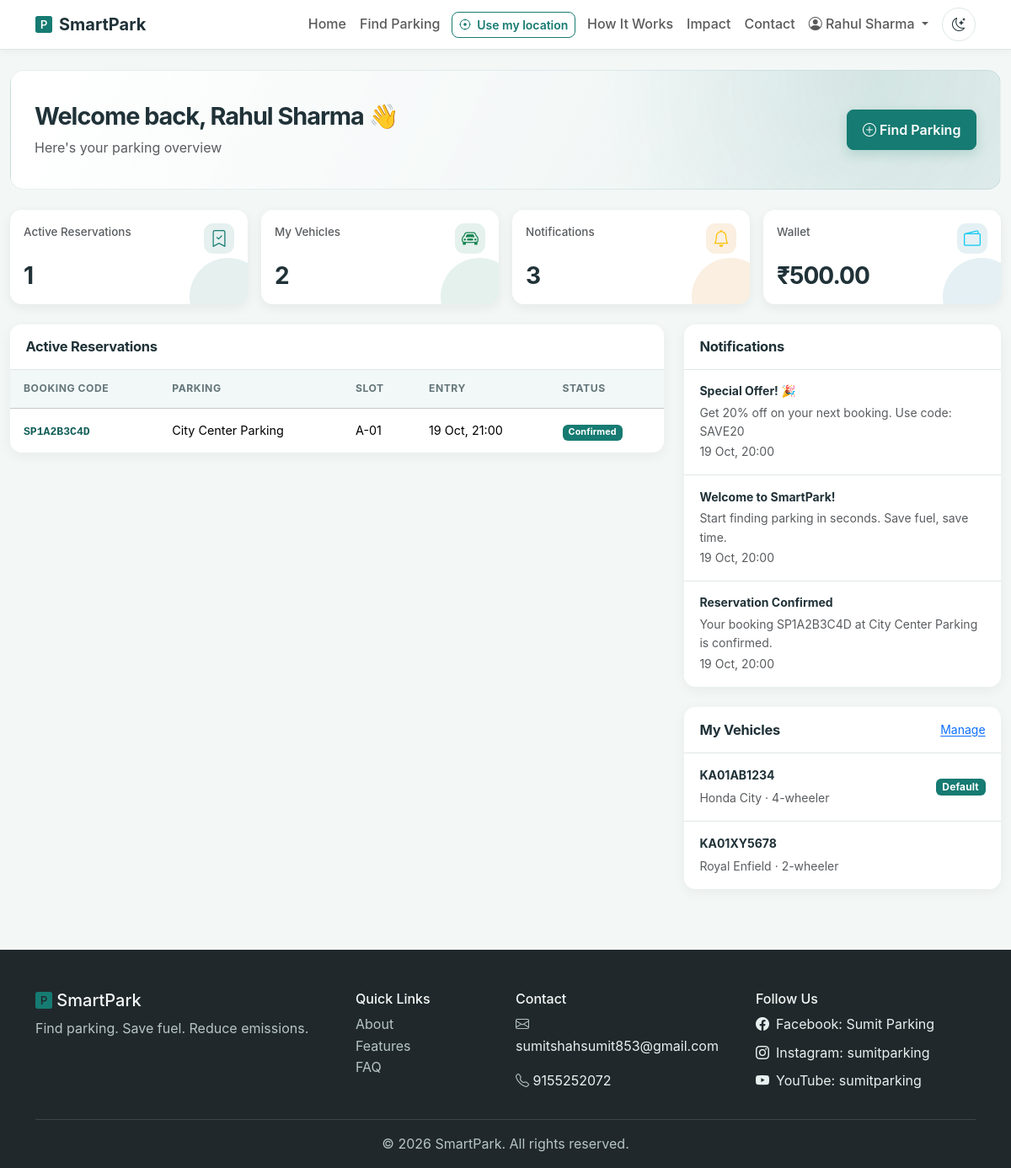
The page /user/dashboard.php (signed in) on the database its author committed.
### tables this page shows
CREATE TABLE reservations (
    id INT AUTO_INCREMENT PRIMARY KEY,
    user_id INT NOT NULL,
    parking_id INT NOT NULL,
    slot_id INT NOT NULL,
    vehicle_id INT NOT NULL,
    booking_code VARCHAR(30) UNIQUE NOT NULL,
    qr_code VARCHAR(500) DEFAULT NULL,
    entry_time DATETIME NOT NULL,
    expected_exit_time DATETIME NOT NULL,
    actual_entry_time DATETIME DEFAULT NULL,
    actual_exit_time DATETIME DEFAULT NULL,
    duration_hours DECIMAL(5,2) DEFAULT NULL,
    amount DECIMAL(10,2) DEFAULT 0.00,
    tax DECIMAL(10,2) DEFAULT 0.00,
    discount DECIMAL(10,2) DEFAULT 0.00,
    total_amount DECIMAL(10,2) DEFAULT 0.00,
    status ENUM('pending','confirmed','active','completed','cancelled','expired','no-show') 
           DEFAULT 'pending',
    cancellation_reason VARCHAR(255) DEFAULT NULL,
    notes TEXT DEFAULT NULL,
    created_at TIMESTAMP DEFAULT CURRENT_TIMESTAMP,
    updated_at TIMESTAMP DEFAULT CURRENT_TIMESTAMP ON UPDATE CURRENT_TIMESTAMP,
    FOREIGN KEY (user_id) REFERENCES users(id) ON DELETE CASCADE,
    FOREIGN KEY (parking_id) REFERENCES parking_locations(id),
    FOREIGN KEY (slot_id) REFERENCES parking_slots(id),
    FOREIGN KEY (vehicle_id) REFERENCES vehicles(id),
    INDEX idx_user_status (user_id, status),
    INDEX idx_booking_code (booking_code),
    INDEX idx_entry_time (entry_time),
    INDEX idx_status (status),
    INDEX idx_parking (parking_id)
);

CREATE TABLE parking_locations (
    id INT AUTO_INCREMENT PRIMARY KEY,
    name VARCHAR(150) NOT NULL,
    address TEXT,
    area VARCHAR(100) DEFAULT NULL,
    city VARCHAR(100) DEFAULT 'Bangalore',
    landmark VARCHAR(150) DEFAULT NULL,
    pincode VARCHAR(10) DEFAULT NULL,
    latitude DECIMAL(10,8) NOT NULL,
    longitude DECIMAL(11,8) NOT NULL,
    total_slots INT DEFAULT 0,
    price_per_hour DECIMAL(8,2) NOT NULL DEFAULT 30.00,
    opening_time TIME DEFAULT '00:00:00',
    closing_time TIME DEFAULT '23:59:59',
    is_24_7 TINYINT(1) DEFAULT 0,
    has_covered TINYINT(1) DEFAULT 0,
    has_ev_charging TINYINT(1) DEFAULT 0,
    has_accessible TINYINT(1) DEFAULT 0,
    has_cctv TINYINT(1) DEFAULT 1,
    has_security TINYINT(1) DEFAULT 1,
    facilities JSON DEFAULT NULL,
    images JSON DEFAULT NULL,
    rating DECIMAL(3,2) DEFAULT 0.00,
    total_reviews INT DEFAULT 0,
    is_active TINYINT(1) DEFAULT 1,
    created_by INT DEFAULT NULL,
    created_at TIMESTAMP DEFAULT CURRENT_TIMESTAMP,
    updated_at TIMESTAMP DEFAULT CURRENT_TIMESTAMP ON UPDATE CURRENT_TIMESTAMP,
    INDEX idx_location (latitude, longitude),
    INDEX idx_area (area),
    INDEX idx_active (is_active),
    INDEX idx_price (price_per_hour),
    FULLTEXT idx_search (name, address, area, landmark)
);

CREATE TABLE parking_slots (
    id INT AUTO_INCREMENT PRIMARY KEY,
    parking_id INT NOT NULL,
    slot_number VARCHAR(20) NOT NULL,
    slot_type ENUM('2-wheeler','4-wheeler','EV','accessible') DEFAULT '4-wheeler',
    status ENUM('available','occupied','reserved','maintenance') DEFAULT 'available',
    floor VARCHAR(10) DEFAULT 'G',
    zone VARCHAR(20) DEFAULT NULL,
    sensor_id VARCHAR(50) DEFAULT NULL,
    hourly_rate DECIMAL(8,2) DEFAULT NULL,
    notes VARCHAR(255) DEFAULT NULL,
    last_updated TIMESTAMP DEFAULT CURRENT_TIMESTAMP ON UPDATE CURRENT_TIMESTAMP,
    created_at TIMESTAMP DEFAULT CURRENT_TIMESTAMP,
    FOREIGN KEY (parking_id) REFERENCES parking_locations(id) ON DELETE CASCADE,
    UNIQUE KEY uniq_parking_slot (parking_id, slot_number),
    INDEX idx_parking_status (parking_id, status),
    INDEX idx_slot_type (slot_type),
    INDEX idx_sensor (sensor_id)
);

CREATE TABLE notifications (
    id INT AUTO_INCREMENT PRIMARY KEY,
    user_id INT NOT NULL,
    title VARCHAR(150) NOT NULL,
    message TEXT NOT NULL,
    type ENUM('reservation','payment','reminder','promo','system',
              'cancellation','availability','expiry') DEFAULT 'system',
    priority ENUM('low','normal','high') DEFAULT 'normal',
    is_read TINYINT(1) DEFAULT 0,
    read_at DATETIME DEFAULT NULL,
    link VARCHAR(255) DEFAULT NULL,
    icon VARCHAR(50) DEFAULT NULL,
    created_at TIMESTAMP DEFAULT CURRENT_TIMESTAMP,
    FOREIGN KEY (user_id) REFERENCES users(id) ON DELETE CASCADE,
    INDEX idx_user_read (user_id, is_read),
    INDEX idx_type (type),
    INDEX idx_created (created_at)
);

CREATE TABLE vehicles (
    id INT AUTO_INCREMENT PRIMARY KEY,
    user_id INT NOT NULL,
    vehicle_number VARCHAR(30) NOT NULL,
    vehicle_type ENUM('2-wheeler','4-wheeler','EV') NOT NULL DEFAULT '4-wheeler',
    model VARCHAR(80) DEFAULT NULL,
    color VARCHAR(30) DEFAULT NULL,
    is_default TINYINT(1) DEFAULT 0,
    is_active TINYINT(1) DEFAULT 1,
    created_at TIMESTAMP DEFAULT CURRENT_TIMESTAMP,
    updated_at TIMESTAMP DEFAULT CURRENT_TIMESTAMP ON UPDATE CURRENT_TIMESTAMP,
    FOREIGN KEY (user_id) REFERENCES users(id) ON DELETE CASCADE,
    INDEX idx_user (user_id),
    INDEX idx_vehicle_number (vehicle_number),
    UNIQUE KEY uniq_user_vehicle (user_id, vehicle_number)
);

### user/dashboard.php (the view, shortened to what this page needs)
<?php
require_once __DIR__ . '/../includes/header.php';
require_once __DIR__ . '/../includes/navbar.php';
$pdo = (new Database())->connect();
$uid = $_SESSION['user_id'];
$vehicles = $pdo->prepare("SELECT * FROM vehicles WHERE user_id=?"); $vehicles->execute([$uid]); $vehicles = $vehicles->fetchAll();
$reservations = $pdo->prepare("SELECT r.*, p.name AS parking_name, s.slot_number FROM reservations r
    JOIN parking_locations p ON p.id=r.parking_id JOIN parking_slots s ON s.id=r.slot_id
    WHERE r.user_id=? AND r.status IN ('confirmed','active') ORDER BY r.entry_time DESC LIMIT 5");
$reservations->execute([$uid]); $reservations = $reservations->fetchAll();
$notifs = $pdo->prepare("SELECT * FROM notifications WHERE user_id=? AND is_read=0 ORDER BY created_at DESC LIMIT 5");
$notifs->execute([$uid]); $notifs = $notifs->fetchAll();
?>
<div class="container py-4 dashboard-page">
    <div class="d-flex justify-content-between mb-4 dashboard-welcome dashboard-welcome-panel">
        <div>
            <h3 class="fw-bold">Welcome back, <?= htmlspecialchars($_SESSION['user_name']) ?> 👋</h3>
            <p class="text-muted">Here's your parking overview</p>
        </div>
        <a href="find-parking.php" class="btn btn-primary align-self-center dashboard-find-btn"><i class="bi bi-plus-circle"></i> Find Parking</a>
    </div>
    <div class="row g-3 mb-4">
        <div class="col-6 col-md-3">
            <div class="card border-0 shadow-sm p-3 dashboard-stat dashboard-stat--reservations">
                <div class="d-flex justify-content-between"><small class="text-muted">Active Reservations</small><i class="bi bi-bookmark-check text-primary fs-5 dashboard-stat-icon"></i></div>
                <h3 class="fw-bold mb-0"><?= count($reservations) ?></h3>
            </div>
        </div>
        <div class="col-6 col-md-3">
            <div class="card border-0 shadow-sm p-3 dashboard-stat dashboard-stat--vehicles">
                <div class="d-flex justify-content-between"><small class="text-muted">My Vehicles</small><i class="bi bi-car-front text-success fs-5 dashboard-stat-icon"></i></div>
                <h3 class="fw-bold mb-0"><?= count($vehicles) ?></h3>
            </div>
        </div>
        <div class="col-6 col-md-3">
            <div class="card border-0 shadow-sm p-3 dashboard-stat dashboard-stat--notifications">
                <div class="d-flex justify-content-between"><small class="text-muted">Notifications</small><i class="bi bi-bell text-warning fs-5 dashboard-stat-icon"></i></div>
                <h3 class="fw-bold mb-0"><?= count($notifs) ?></h3>
            </div>
        </div>
        <div class="col-6 col-md-3">
            <div class="card border-0 shadow-sm p-3 dashboard-stat dashboard-stat--wallet">
                <div class="d-flex justify-content-between"><small class="text-muted">Wallet</small><i class="bi bi-wallet2 text-info fs-5 dashboard-stat-icon"></i></div>
                <h3 class="fw-bold mb-0">₹<?= number_format($_SESSION['wallet'] ?? 0, 2) ?></h3>
            </div>
        </div>
    </div>
    <div class="row g-4">
        <div class="col-lg-8">
            <div class="card border-0 shadow-sm dashboard-panel">
                <div class="card-header bg-white dashboard-panel-header"><h5 class="fw-bold mb-0">Active Reservations</h5></div>
                <div class="card-body p-0">
                    <?php if (empty($reservations)): ?>
                        <div class="text-center py-5 text-muted">
                            <i class="bi bi-inbox fs-1"></i>
                            <p>No active reservations</p>
                            <a href="find-parking.php" class="btn btn-primary btn-sm">Book Parking</a>
                        </div>
                    <?php else: ?>
                        <div class="table-responsive">
                            <table class="table align-middle mb-0">
                                <thead class="table-light"><tr><th>Booking Code</th><th>Parking</th><th>Slot</th><th>Entry</th><th>Status</th></tr></thead>
                                <tbody>
                                <?php foreach ($reservations as $r): ?>
                                    <tr>
                                        <td><code><?= $r['booking_code'] ?></code></td>
                                        <td><?= htmlspecialchars($r['parking_name']) ?></td>
                                        <td><?= $r['slot_number'] ?></td>
                                        <td><?= date('d M, H:i', strtotime($r['entry_time'])) ?></td>
                                        <td><span class="badge bg-<?= $r['status']=='active'?'success':'primary' ?>"><?= ucfirst($r['status']) ?></span></td>
                                    </tr>
                                <?php endforeach; ?>
                                </tbody>
                            </table>
                        </div>
                    <?php endif; ?>
                </div>
            </div>
        </div>
        <div class="col-lg-4">
            <div class="card border-0 shadow-sm mb-4 dashboard-panel">
                <div class="card-header bg-white d-flex justify-content-between align-items-center dashboard-panel-header">
                    <h5 class="fw-bold mb-0">Notifications</h5>
                </div>
                <div class="list-group list-group-flush">
                    <?php if (empty($notifs)): ?>
                        <div class="p-3 text-muted small">No new notifications</div>
                    <?php else: foreach ($notifs as $n): ?>
                        <div class="list-group-item dashboard-list-item">
                            <div class="fw-bold small"><?= htmlspecialchars($n['title']) ?></div>
                            <div class="text-muted small"><?= htmlspecialchars($n['message']) ?></div>
                            <small class="text-muted"><?= date('d M, H:i', strtotime($n['created_at'])) ?></small>
                        </div>
                    <?php endforeach; endif; ?>
                </div>
            </div>
            <div class="card border-0 shadow-sm dashboard-panel">
                <div class="card-header bg-white d-flex justify-content-between align-items-center dashboard-panel-header">
                    <h5 class="fw-bold mb-0">My Vehicles</h5>
                    <a href="vehicles.php" class="small">Manage</a>
                </div>
                <div class="list-group list-group-flush">
                    <?php if (empty($vehicles)): ?>
                        <div class="p-3 text-muted small">No vehicles added. <a href="vehicles.php">Add one</a></div>
                    <?php else: foreach ($vehicles as $v): ?>
                        <div class="list-group-item d-flex justify-content-between dashboard-list-item">
                            <div>
                                <div class="fw-bold small"><?= htmlspecialchars($v['vehicle_number']) ?></div>
                                <small class="text-muted"><?= htmlspecialchars($v['model']) ?> · <?= $v['vehicle_type'] ?></small>
                            </div>
                            <?php if ($v['is_default']): ?><span class="badge bg-primary align-self-center">Default</span><?php endif; ?>
                        </div>
                    <?php endforeach; endif; ?>
                </div>
            </div>
        </div>
    </div>
</div>
<?php require_once __DIR__ . '/../includes/footer.php'; ?>

### rows shown on the page
reservations: booking_code "SP1A2B3C4D", parking.name "City Center Parking", slot.slot_number "A-01", entry_time "19 Oct, 21:00", status "Confirmed"
notifications: title "Special Offer! 🎉", message "Get 20% off on your next booking. Use code: SAVE20", created_at "19 Oct, 20:00"
notifications: title "Welcome to SmartPark!", message "Start finding parking in seconds. Save fuel, save time.", created_at "19 Oct, 20:00"
notifications: title "Reservation Confirmed", message "Your booking SP1A2B3C4D at City Center Parking is confirmed.", created_at "19 Oct, 20:00"
vehicles: vehicle_number "KA01AB1234", model "Honda City", vehicle_type "4-wheeler", is_default "Default"
vehicles: vehicle_number "KA01XY5678", model "Royal Enfield", vehicle_type "2-wheeler"

### other values the page prints
$_SESSION['user_name'] "Rahul Sharma"
count($reservations) "1"
count($vehicles) "2"
count($notifs) "3"
$_SESSION['wallet'] "500.00"
